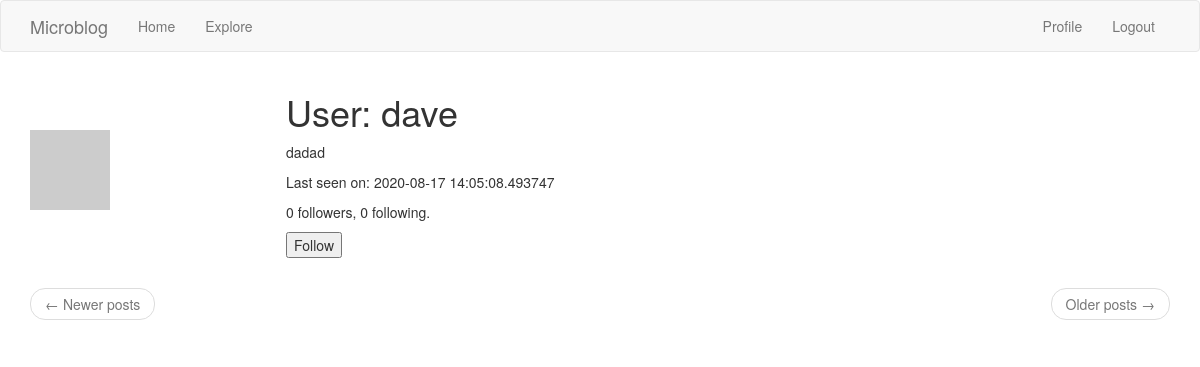
Page /user/dave (signed in) on the earlier database version.
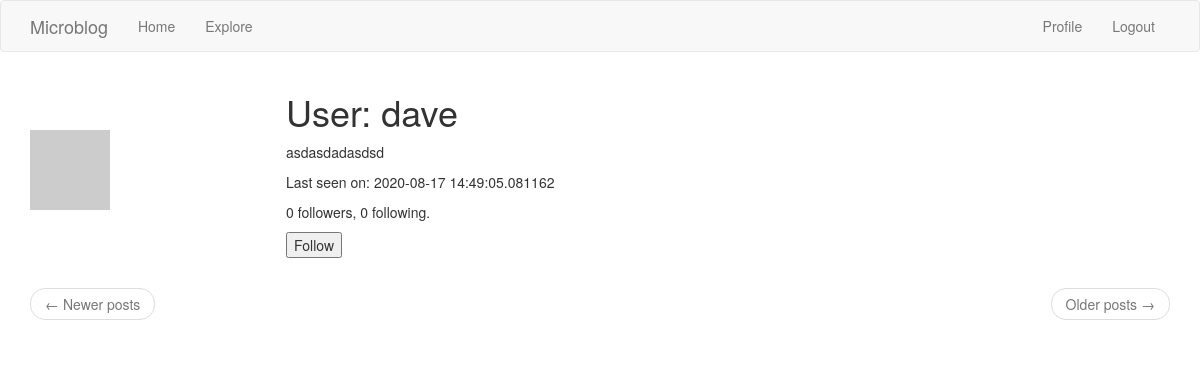
Same page on the later database version.
### app/models.py (models this page shows, shortened)
class User(UserMixin, db.Model):
    id = db.Column(db.Integer, primary_key=True)
    username = db.Column(db.String(64), index=True, unique=True)
    email = db.Column(db.String(120), index=True, unique=True)
    password_hash = db.Column(db.String(128))
    posts = db.relationship('Post', backref='author', lazy='dynamic')
    about_me = db.Column(db.String(140))
    last_seen = db.Column(db.DateTime, default=datetime.utcnow)
    followed = db.relationship(
        'User', secondary=followers,
        primaryjoin=(followers.c.follower_id == id),
        secondaryjoin=(followers.c.followed_id == id),
        backref=db.backref('followers', lazy='dynamic'), lazy='dynamic')
    def avatar(self, size):
        digest = md5(self.email.lower().encode('utf-8')).hexdigest()
        return 'https://www.gravatar.com/avatar/{}?d=identicon&s={}'.format(
            digest, size)
    def is_following(self, user):
        return self.followed.filter(
            followers.c.followed_id == user.id).count() > 0

### app/routes.py (the view)
@app.route('/user/<username>')
@login_required
def user(username):
    user = User.query.filter_by(username=username).first_or_404()
    page = request.args.get('page', 1, type=int)
    posts = user.posts.order_by(Post.timestamp.desc()).paginate(
        page, app.config['POSTS_PER_PAGE'], False)
    next_url = url_for('user', username=user.username, page=posts.next_num) if posts.has_next else None
    prev_url = url_for('user', username=user.username, page=posts.prev_num) if posts.has_prev else None
    form = EmptyForm()
    return render_template('user.html', user=user, posts=posts.items,
                            next_url=next_url, prev_url=prev_url, form=form)

### app/forms.py
class EmptyForm(FlaskForm):
    submit = SubmitField('Submit')

### app/models.py (called while the page is built)
@login.user_loader
def load_user(id):
    return User.query.get(int(id))

### app/routes.py (called while the page is built)
@app.before_request
def before_request():
    if current_user.is_authenticated:
        current_user.last_seen = datetime.utcnow()
        db.session.commit()

### app/templates/user.html (shortened to what this page needs)
{% extends "base.html" %}
{% block app_content %}
    <table>
        <tr>
            <td width="256px"><img src="{{ user.avatar(250) }}"></td>
            <td>
                <h1>User: {{ user.username}}</h1>
                {% if user.about_me %}<p>{{ user.about_me}}</p>{% endif %}
                {% if user.last_seen %}<p>Last seen on: {{ user.last_seen}}</p>{% endif %}
                <p>{{ user.followers.count() }} followers, {{ user.followed.count() }} following.</p>
                {% if user == current_user %}
                <p><a href="{{ url_for('edit_profile') }}">Edit your profile</a></p>
                {% elif not current_user.is_following(user) %}
                <p>
                    <form action="{{ url_for('follow', username=user.username) }}" method="post">
                        {{ form.submit(value='Follow') }}
                    </form>
                </p>
                {% endif %}
            </td>
        </tr>
    </table>
    <nav aria-label="...">
        <ul class="pager">
            <li class="previous{% if not prev_url %} disabled{% endif %}">
                <a href="{{ prev_url or '#' }}">
                    <span aria-hidden="true">&larr;</span> Newer posts
                </a>
            </li>
            <li class="next{% if not next_url %} disabled{% endif %}">
                <a href="{{ next_url or '#' }}">
                    Older posts <span aria-hidden="true">&rarr;</span>
                </a>
            </li>
        </ul>
    </nav>
{% endblock %}

Differences in the rows shown:
changed User "dave": about_me "dadad" → "asdasdadasdsd"; last_seen "2020-08-17 14:05:08.493747" → "2020-08-17 14:49:05.081162"
